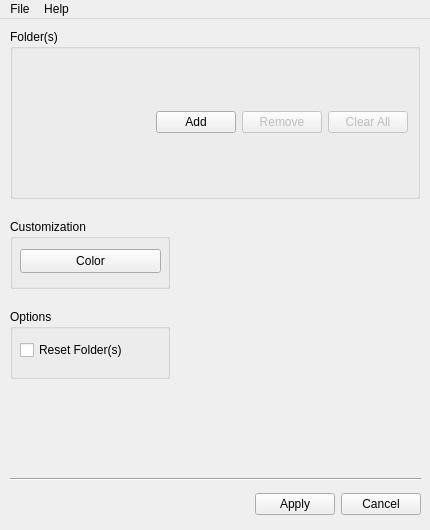
<?xml version="1.0" encoding="UTF-8"?>
<ui version="4.0">
 <class>MainWindow</class>
 <widget class="QMainWindow" name="MainWindow">
  <property name="geometry">
   <rect>
    <x>0</x>
    <y>0</y>
    <width>430</width>
    <height>530</height>
   </rect>
  </property>
  <property name="windowTitle">
   <string>MainWindow</string>
  </property>
  <widget class="QWidget" name="centralwidget">
   <property name="acceptDrops">
    <bool>false</bool>
   </property>
   <widget class="QWidget" name="horizontalLayoutWidget">
    <property name="geometry">
     <rect>
      <x>10</x>
      <y>470</y>
      <width>411</width>
      <height>31</height>
     </rect>
    </property>
    <layout class="QHBoxLayout" name="finalizeLayout">
     <item>
      <spacer name="horizontalSpacer_2">
       <property name="orientation">
        <enum>Qt::Horizontal</enum>
       </property>
       <property name="sizeHint" stdset="0">
        <size>
         <width>40</width>
         <height>20</height>
        </size>
       </property>
      </spacer>
     </item>
     <item>
      <widget class="QPushButton" name="applyButton">
       <property name="text">
        <string>Apply</string>
       </property>
      </widget>
     </item>
     <item>
      <widget class="QPushButton" name="cancelButton">
       <property name="text">
        <string>Cancel</string>
       </property>
      </widget>
     </item>
    </layout>
   </widget>
   <widget class="QGroupBox" name="optionsGroup">
    <property name="geometry">
     <rect>
      <x>10</x>
      <y>290</y>
      <width>160</width>
      <height>70</height>
     </rect>
    </property>
    <property name="title">
     <string>Options</string>
    </property>
    <widget class="QCheckBox" name="resetCheckbox">
     <property name="geometry">
      <rect>
       <x>10</x>
       <y>30</y>
       <width>111</width>
       <height>22</height>
      </rect>
     </property>
     <property name="text">
      <string>Reset Folder(s)</string>
     </property>
    </widget>
   </widget>
   <widget class="QGroupBox" name="dirListGroup">
    <property name="geometry">
     <rect>
      <x>10</x>
      <y>10</y>
      <width>410</width>
      <height>170</height>
     </rect>
    </property>
    <property name="acceptDrops">
     <bool>false</bool>
    </property>
    <property name="title">
     <string>Folder(s)</string>
    </property>
    <layout class="QVBoxLayout" name="dirListGroupLayout">
     <item>
      <layout class="QHBoxLayout" name="dirListButtonLayout">
       <item>
        <spacer name="horizontalSpacer">
         <property name="orientation">
          <enum>Qt::Horizontal</enum>
         </property>
         <property name="sizeHint" stdset="0">
          <size>
           <width>40</width>
           <height>20</height>
          </size>
         </property>
        </spacer>
       </item>
       <item>
        <widget class="QPushButton" name="addDirButton">
         <property name="text">
          <string>Add</string>
         </property>
        </widget>
       </item>
       <item>
        <widget class="QPushButton" name="removeDirButton">
         <property name="enabled">
          <bool>false</bool>
         </property>
         <property name="text">
          <string>Remove</string>
         </property>
        </widget>
       </item>
       <item>
        <widget class="QPushButton" name="clearDirsButton">
         <property name="enabled">
          <bool>false</bool>
         </property>
         <property name="text">
          <string>Clear All</string>
         </property>
        </widget>
       </item>
      </layout>
     </item>
    </layout>
   </widget>
   <widget class="QGroupBox" name="customizationGroup">
    <property name="geometry">
     <rect>
      <x>10</x>
      <y>200</y>
      <width>160</width>
      <height>70</height>
     </rect>
    </property>
    <property name="title">
     <string>Customization</string>
    </property>
    <widget class="QPushButton" name="selectColorButton">
     <property name="geometry">
      <rect>
       <x>10</x>
       <y>30</y>
       <width>141</width>
       <height>24</height>
      </rect>
     </property>
     <property name="text">
      <string>Color</string>
     </property>
    </widget>
   </widget>
   <widget class="Line" name="line">
    <property name="geometry">
     <rect>
      <x>10</x>
      <y>450</y>
      <width>411</width>
      <height>20</height>
     </rect>
    </property>
    <property name="orientation">
     <enum>Qt::Horizontal</enum>
    </property>
   </widget>
   <widget class="QLabel" name="previewLabel">
    <property name="geometry">
     <rect>
      <x>190</x>
      <y>200</y>
      <width>230</width>
      <height>230</height>
     </rect>
    </property>
    <property name="text">
     <string/>
    </property>
    <property name="scaledContents">
     <bool>true</bool>
    </property>
   </widget>
  </widget>
  <widget class="QMenuBar" name="menubar">
   <property name="geometry">
    <rect>
     <x>0</x>
     <y>0</y>
     <width>430</width>
     <height>21</height>
    </rect>
   </property>
   <widget class="QMenu" name="menuHelp">
    <property name="title">
     <string>Help</string>
    </property>
    <addaction name="actionAbout"/>
    <addaction name="actionAbout_Qt"/>
   </widget>
   <widget class="QMenu" name="menuFile">
    <property name="title">
     <string>File</string>
    </property>
    <addaction name="actionExit"/>
   </widget>
   <addaction name="menuFile"/>
   <addaction name="menuHelp"/>
  </widget>
  <action name="actionExit">
   <property name="text">
    <string>E&amp;xit</string>
   </property>
   <property name="toolTip">
    <string>Exit</string>
   </property>
   <property name="iconVisibleInMenu">
    <bool>true</bool>
   </property>
  </action>
  <action name="actionAbout">
   <property name="text">
    <string>&amp;About</string>
   </property>
   <property name="toolTip">
    <string>About</string>
   </property>
  </action>
  <action name="actionAbout_Qt">
   <property name="text">
    <string>About &amp;Qt</string>
   </property>
  </action>
 </widget>
 <resources/>
 <connections/>
</ui>
